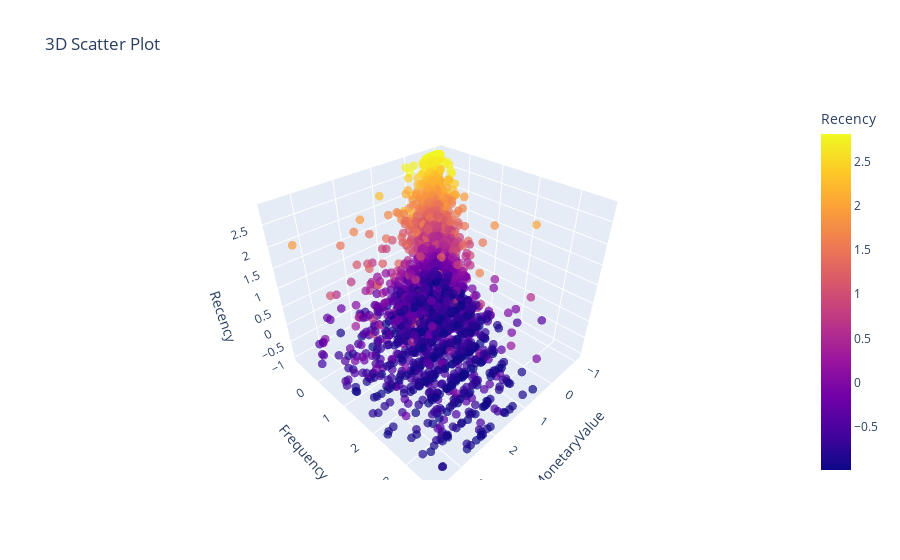

Notebook code for this chart:
### Code cell
fig = px.scatter_3d(scaled_data, x="MonetaryValue", y="Frequency", z="Recency", color="Recency", title="3D Scatter Plot", opacity=0.7, )
fig.update_traces(marker=dict(size=3),
                  selector=dict(mode='markers'))
fig.show()

### Figure 1 — Plotly figure (JSON) as saved in the notebook; plotly's stock layout.template omitted (floating-point values rounded to 4 significant figures; data arrays with more than 128 entries replaced by an {"elided": "..."} marker saying what was removed)
{"data": [{"hovertemplate": "MonetaryValue=%{x}<br>Frequency=%{y}<br>Recency=%{marker.color}<extra></extra>", "legendgroup": "", "marker": {"color": {"elided": "3809 float values"}, "coloraxis": "coloraxis", "opacity": 0.7, "size": 3, "symbol": "circle"}, "mode": "markers", "name": "", "scene": "scene", "showlegend": false, "type": "scatter3d", "x": {"elided": "3809 float values"}, "y": {"elided": "3809 float values"}, "z": {"elided": "3809 float values"}}], "layout": {"coloraxis": {"colorbar": {"title": {"text": "Recency"}}, "colorscale": [[0, "#0d0887"], [0.1111, "#46039f"], [0.2222, "#7201a8"], [0.3333, "#9c179e"], [0.4444, "#bd3786"], [0.5556, "#d8576b"], [0.6667, "#ed7953"], [0.7778, "#fb9f3a"], [0.8889, "#fdca26"], [1, "#f0f921"]]}, "legend": {"tracegroupgap": 0}, "scene": {"domain": {"x": [0, 1], "y": [0, 1]}, "xaxis": {"title": {"text": "MonetaryValue"}}, "yaxis": {"title": {"text": "Frequency"}}, "zaxis": {"title": {"text": "Recency"}}}, "title": {"text": "3D Scatter Plot"}}}
